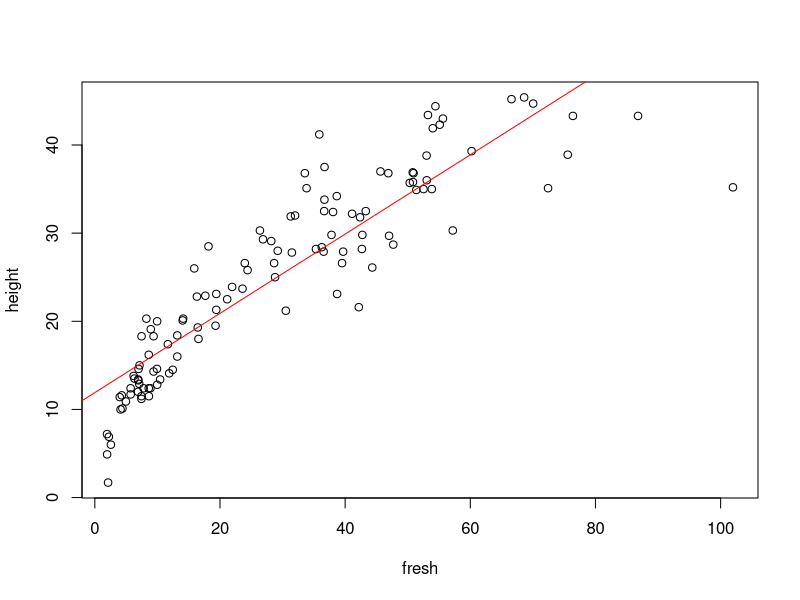
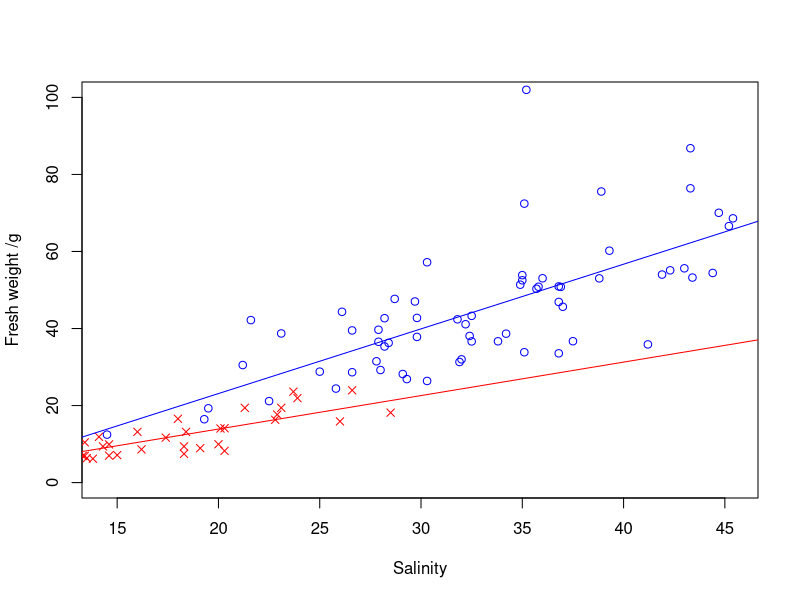

Here is the R script that generated these plots, in order:
#Practice, practice, practice: load the data
mangrove <- read.table("mangrove.txt", header=TRUE, sep="\t")

##Simple linear regression

#let's asking a stupid question:
#is height of propagules a function of fresh weight?

all.mod <- lm(height~fresh, data=mangrove)
summary(all.mod)
#interpret the results:
#some 80% of variation in height is explained by fresh mass
#the slope of the best fit line is 0.44964,
#and this slope is significantly different from 0 (p-value<2x10^-16)
#the intercept is 12.37811 (usually significance is disregarded), etc.

#the fitted model contains many goodies!

names(all.mod)
all.mod$coefficients #alternatively, just "coeff" if the short form is unique

#use this to plot a straight line through the scatterplot to visualize the relationship
plot(height~fresh, data=mangrove)
abline(all.mod$coeff, col="red")

#you can fit separate lines for each species too.
plot(fresh~height, data=mangrove, subset=mangrove$species=="bgymnorhiza", ylab="Fresh weight /g", xlab="Salinity", pch=1, col="blue", ylim=c(0,100))
points(fresh~height, data=mangrove, subset=mangrove$species=="bcylindrica", pch=4, col="red")

gym.lm <- lm(fresh~height, data=mangrove, subset=mangrove$species=="bgymnorhiza")
cyl.lm <- lm(fresh~height, data=mangrove, subset=mangrove$species=="bcylindrica")

abline(gym.lm$coeff, col="blue")
abline(cyl.lm$coeff, col="red")